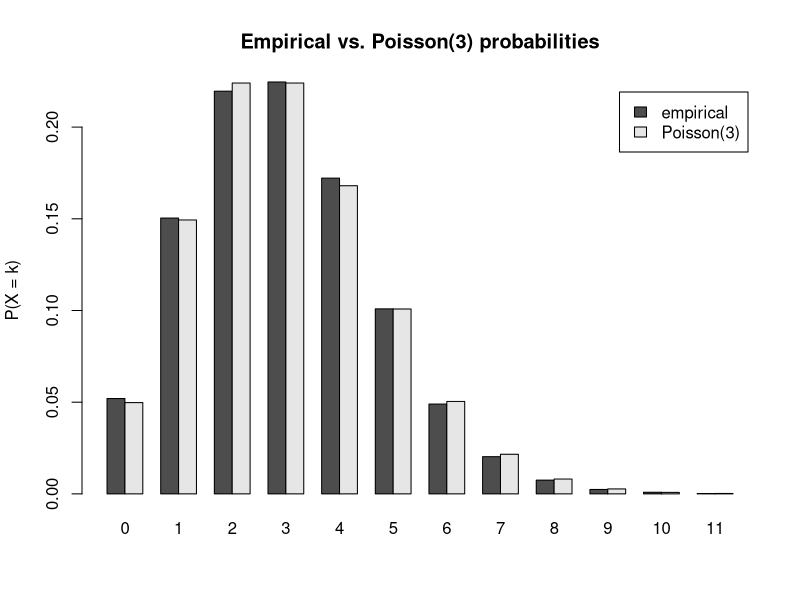

Reproduce this figure in R.
simx <- function(M) {
  replicate(M, {
    # Initialization
    s <- 0
    n <- 0
    repeat {
      s <- s + log(runif(1))   # add log(U_i)
      if (s > -3) {
        n <- n + 1             # if above threshold -> count it
      } else {
        return(n)              # threshold crossed -> stop
      }
    }
  })
}

set.seed(2024)
M <- 1e4
x <- simx(M)

## point estimates
x_bar  <- mean(x)                       
x_var  <- var(x) 

print(c(mean = x_bar, var = x_var))

k_vals <- 0:max(x)                      
p_hat  <- tabulate(x + 1, nbins = length(k_vals)) / M
p_theo <- dpois(k_vals, lambda = 3)

data.frame(
  i        = k_vals,             # value of X
  P_hat    = signif(p_hat , 4),  # P(X = i)
  P_theory = signif(p_theo, 4)   # Poisson(3)
)


p_theo <- dpois(k_vals, lambda = 3)

barplot(rbind(p_hat, p_theo), beside = TRUE, names.arg = k_vals,
        legend = c("empirical", "Poisson(3)"),
        main = "Empirical vs. Poisson(3) probabilities",
        ylab = "P(X = k)")

# Chi-squared test section
cutoff <- 7
counts_emp <- c(p_hat[1:cutoff]*M, sum(p_hat[(cutoff+1):length(p_hat)])*M)
probs_theo <- c(p_theo[1:cutoff], sum(p_theo[(cutoff+1):length(p_theo)]))
p_value_chisq <- chisq.test(counts_emp, p = probs_theo / sum(probs_theo))$p.value

# Print the p-value
print(paste("Chi-squared test p-value:", p_value_chisq))
